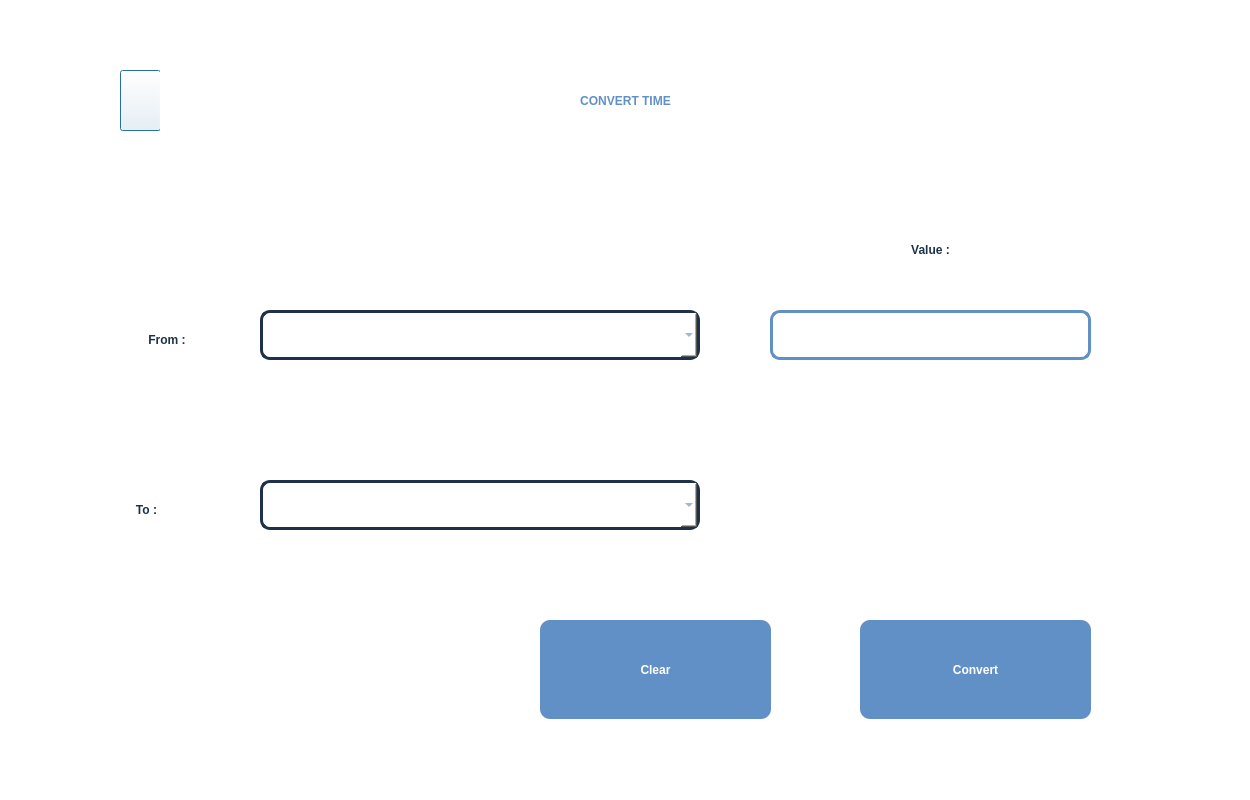
<?xml version="1.0" encoding="UTF-8"?>
<ui version="4.0">
 <class>time_convert</class>
 <widget class="QDialog" name="time_convert">
  <property name="geometry">
   <rect>
    <x>0</x>
    <y>0</y>
    <width>1250</width>
    <height>800</height>
   </rect>
  </property>
  <property name="windowTitle">
   <string>Dialog</string>
  </property>
  <property name="styleSheet">
   <string notr="true">background-color: rgb(255, 255, 255);</string>
  </property>
  <widget class="QComboBox" name="from_combobox">
   <property name="geometry">
    <rect>
     <x>260</x>
     <y>310</y>
     <width>440</width>
     <height>50</height>
    </rect>
   </property>
   <property name="styleSheet">
    <string notr="true">border:none;
font: 75 15pt &quot;Roboto&quot;;
color: rgba(97, 144, 198, 1);
border:3px solid rgba(29, 49, 72, 1);
border-radius:10px;
padding-left:20px;</string>
   </property>
  </widget>
  <widget class="QPushButton" name="mainwindow_button">
   <property name="geometry">
    <rect>
     <x>120</x>
     <y>70</y>
     <width>41</width>
     <height>61</height>
    </rect>
   </property>
   <property name="styleSheet">
    <string notr="true">border-image: url(:/resource/res/Group 29.png);</string>
   </property>
   <property name="text">
    <string/>
   </property>
  </widget>
  <widget class="QLabel" name="label">
   <property name="geometry">
    <rect>
     <x>160</x>
     <y>70</y>
     <width>931</width>
     <height>61</height>
    </rect>
   </property>
   <property name="styleSheet">
    <string notr="true">font: 30pt &quot;Roboto&quot;;
font-weight:bold;
color:rgba(97, 144, 198, 1);
</string>
   </property>
   <property name="text">
    <string>CONVERT TIME</string>
   </property>
   <property name="alignment">
    <set>Qt::AlignCenter</set>
   </property>
  </widget>
  <widget class="QLineEdit" name="from_value">
   <property name="geometry">
    <rect>
     <x>770</x>
     <y>310</y>
     <width>321</width>
     <height>50</height>
    </rect>
   </property>
   <property name="styleSheet">
    <string notr="true">font: 75 15pt &quot;Roboto&quot;;
color: rgba(29, 49, 72, 1);
border:none;
border: 3px solid rgba(97, 144, 198, 1);
border-radius:10px;</string>
   </property>
   <property name="alignment">
    <set>Qt::AlignCenter</set>
   </property>
  </widget>
  <widget class="QComboBox" name="to_combobox">
   <property name="geometry">
    <rect>
     <x>260</x>
     <y>480</y>
     <width>440</width>
     <height>50</height>
    </rect>
   </property>
   <property name="styleSheet">
    <string notr="true">border:none;
font: 75 15pt &quot;Roboto&quot;;
color: rgba(97, 144, 198, 1);
border:3px solid rgba(29, 49, 72, 1);
border-radius:10px;
padding-left:20px;</string>
   </property>
  </widget>
  <widget class="QLabel" name="answer_label">
   <property name="geometry">
    <rect>
     <x>770</x>
     <y>440</y>
     <width>321</width>
     <height>81</height>
    </rect>
   </property>
   <property name="styleSheet">
    <string notr="true">border:none;
color:rgba(97, 144, 198, 1);
font: 75 40pt &quot;Roboto&quot;;
font-weight:bold;</string>
   </property>
   <property name="text">
    <string/>
   </property>
   <property name="alignment">
    <set>Qt::AlignCenter</set>
   </property>
  </widget>
  <widget class="QLabel" name="label_5">
   <property name="geometry">
    <rect>
     <x>880</x>
     <y>230</y>
     <width>101</width>
     <height>39</height>
    </rect>
   </property>
   <property name="styleSheet">
    <string notr="true">font: 20pt &quot;Roboto&quot;;
color: rgba(29, 49, 72, 1);
font-weight:bold;</string>
   </property>
   <property name="text">
    <string>Value :</string>
   </property>
   <property name="alignment">
    <set>Qt::AlignCenter</set>
   </property>
  </widget>
  <widget class="QPushButton" name="convert_button">
   <property name="geometry">
    <rect>
     <x>860</x>
     <y>620</y>
     <width>231</width>
     <height>99</height>
    </rect>
   </property>
   <property name="styleSheet">
    <string notr="true">font: 20pt &quot;Roboto&quot;;
color: rgb(255, 255, 255);
background-color: rgba(97, 144, 198, 1);
font-weight:bold;
border:none;
border-radius:10px;</string>
   </property>
   <property name="text">
    <string>Convert</string>
   </property>
  </widget>
  <widget class="QLabel" name="label_2">
   <property name="geometry">
    <rect>
     <x>120</x>
     <y>320</y>
     <width>94</width>
     <height>39</height>
    </rect>
   </property>
   <property name="styleSheet">
    <string notr="true">font: 20pt &quot;Roboto&quot;;
color: rgba(29, 49, 72, 1);
font-weight:bold;</string>
   </property>
   <property name="text">
    <string>From :</string>
   </property>
   <property name="alignment">
    <set>Qt::AlignCenter</set>
   </property>
  </widget>
  <widget class="QLabel" name="label_3">
   <property name="geometry">
    <rect>
     <x>120</x>
     <y>490</y>
     <width>53</width>
     <height>39</height>
    </rect>
   </property>
   <property name="styleSheet">
    <string notr="true">font: 20pt &quot;Roboto&quot;;
color: rgba(29, 49, 72, 1);
font-weight:bold;</string>
   </property>
   <property name="text">
    <string>To :</string>
   </property>
   <property name="alignment">
    <set>Qt::AlignCenter</set>
   </property>
  </widget>
  <widget class="QPushButton" name="clear_button">
   <property name="geometry">
    <rect>
     <x>540</x>
     <y>620</y>
     <width>231</width>
     <height>99</height>
    </rect>
   </property>
   <property name="styleSheet">
    <string notr="true">font: 20pt &quot;Roboto&quot;;
color: rgb(255, 255, 255);
background-color: rgba(97, 144, 198, 1);
font-weight:bold;
border:none;
border-radius:10px;</string>
   </property>
   <property name="text">
    <string>Clear</string>
   </property>
  </widget>
  <widget class="QLabel" name="label_4">
   <property name="geometry">
    <rect>
     <x>10</x>
     <y>30</y>
     <width>451</width>
     <height>401</height>
    </rect>
   </property>
   <property name="styleSheet">
    <string notr="true">image: url(:/resource/res/GettyImages-455313485-5899349a3df78caebc0c30da-removebg-preview_2-removebg-preview 1.png);</string>
   </property>
   <property name="text">
    <string/>
   </property>
  </widget>
  <zorder>label_4</zorder>
  <zorder>from_combobox</zorder>
  <zorder>mainwindow_button</zorder>
  <zorder>label</zorder>
  <zorder>from_value</zorder>
  <zorder>to_combobox</zorder>
  <zorder>answer_label</zorder>
  <zorder>label_5</zorder>
  <zorder>convert_button</zorder>
  <zorder>label_2</zorder>
  <zorder>label_3</zorder>
  <zorder>clear_button</zorder>
 </widget>
 <resources/>
 <connections/>
</ui>
